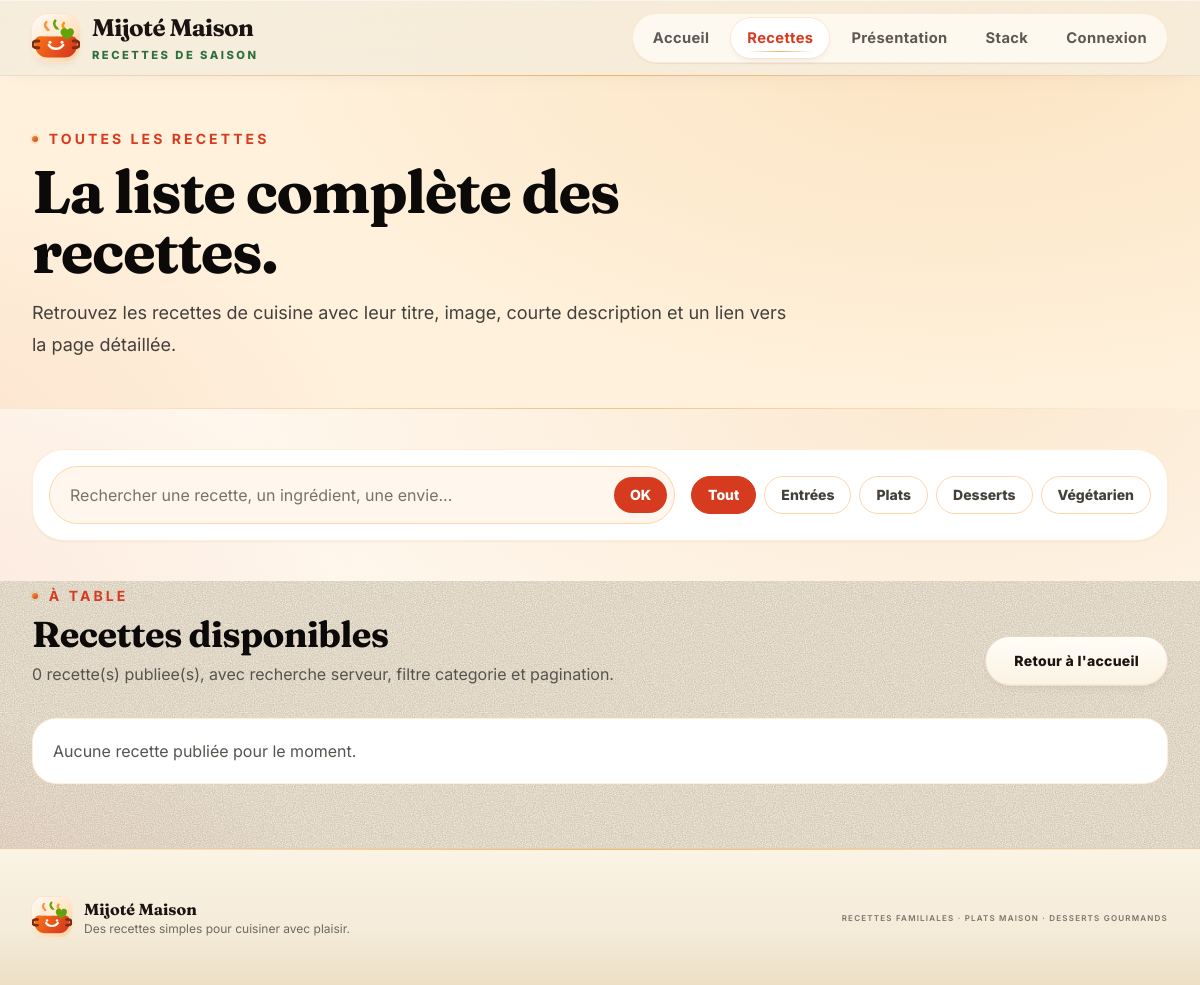
The app's page /recipes.php, older data.
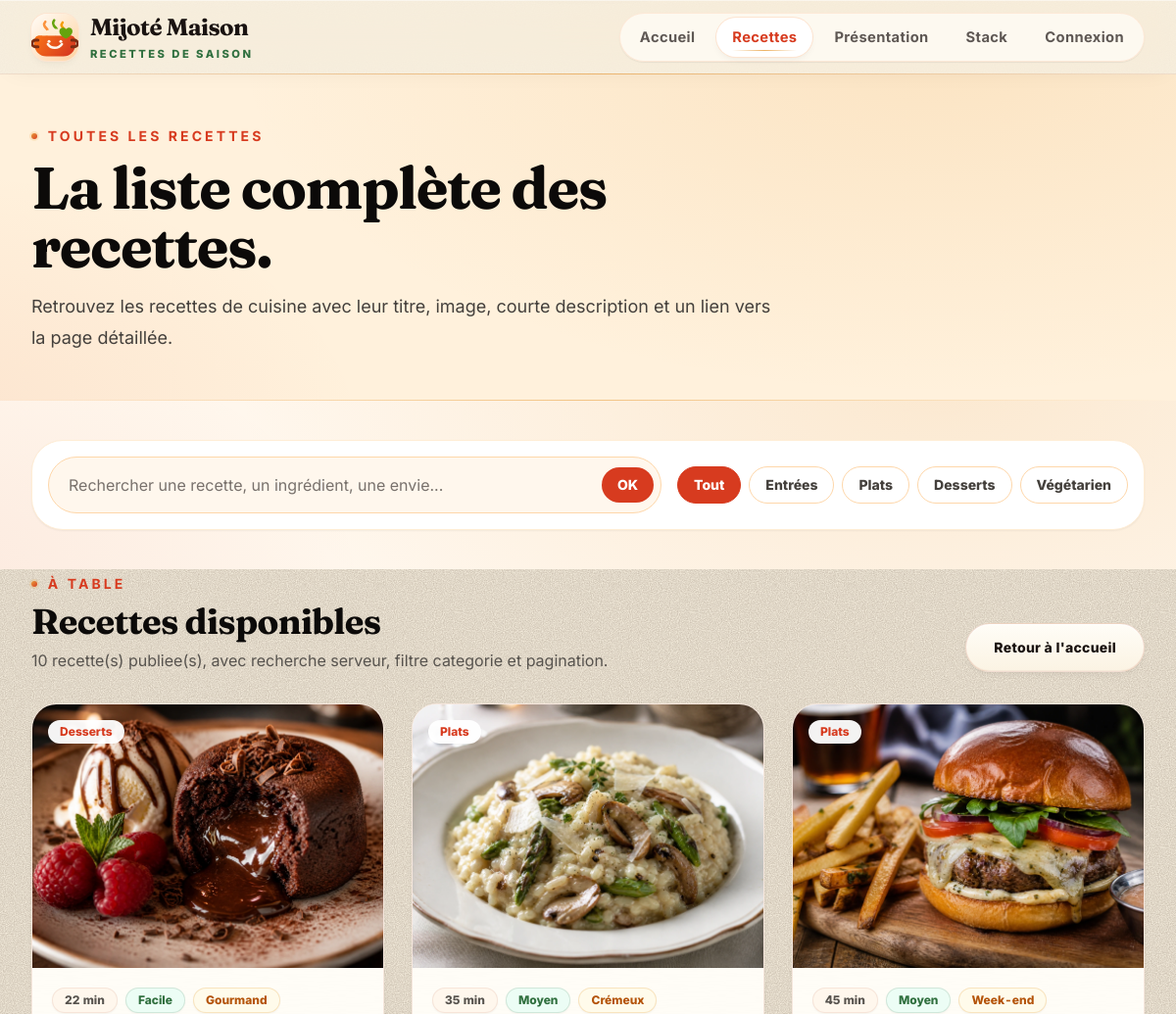
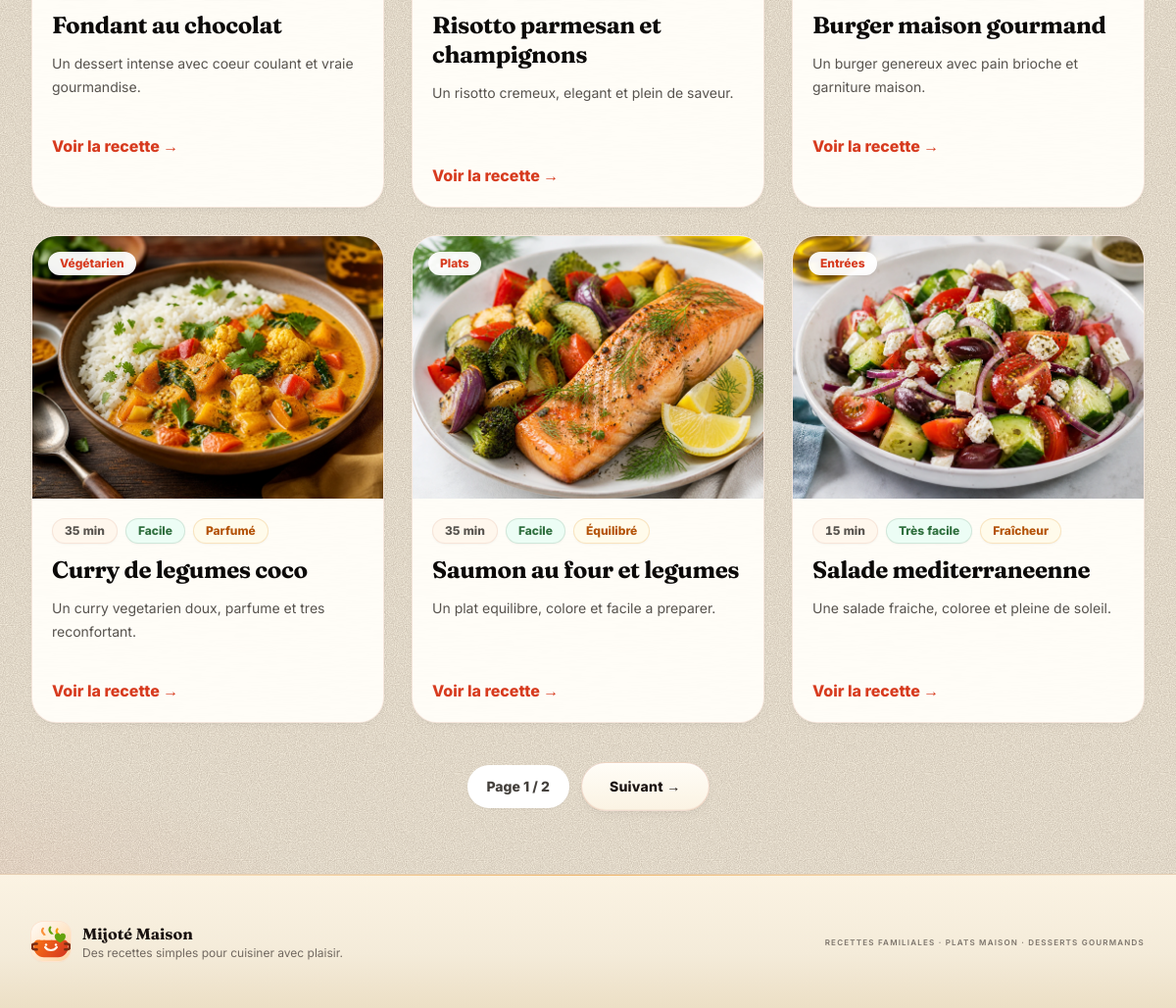
The same page, newer data (2 pictures, top to bottom).
### tables this page shows
CREATE TABLE IF NOT EXISTS recipes (
  id INT AUTO_INCREMENT PRIMARY KEY,
  title VARCHAR(150) NOT NULL,
  slug VARCHAR(180) NOT NULL UNIQUE,
  short_description VARCHAR(300) NOT NULL,
  description TEXT NOT NULL,
  ingredients TEXT NOT NULL,
  preparation_steps TEXT NOT NULL,
  image_path VARCHAR(255) NULL,
  category VARCHAR(40) NOT NULL DEFAULT 'plats',
  status ENUM('draft', 'published', 'archived') NOT NULL DEFAULT 'draft',
  published_at DATETIME NULL,
  view_count INT UNSIGNED NOT NULL DEFAULT 0,
  created_at DATETIME NOT NULL DEFAULT CURRENT_TIMESTAMP,
  updated_at DATETIME NOT NULL DEFAULT CURRENT_TIMESTAMP ON UPDATE CURRENT_TIMESTAMP,
  INDEX idx_recipes_slug (slug),
  INDEX idx_recipes_public (status, category, published_at)
);

### app/config/database.php (called while the page is built, shortened)
<?php
function db(): PDO
{
    $host = env_value('DB_HOST', '127.0.0.1');
    $port = env_value('DB_PORT', '3306');
    $name = env_value('DB_NAME', 'secure_recipes_greta92');
    $user = env_value('DB_USER', 'root');
    $password = env_value('DB_PASSWORD', '');
    $dsn = "mysql:host={$host};port={$port};dbname={$name};charset=utf8mb4";
    $pdo = new PDO($dsn, (string) $user, (string) $password, [
        PDO::ATTR_ERRMODE => PDO::ERRMODE_EXCEPTION,
        PDO::ATTR_DEFAULT_FETCH_MODE => PDO::FETCH_ASSOC,
        PDO::ATTR_EMULATE_PREPARES => false,
    ]);
    return $pdo;
}

### app/repositories/RecipeRepository.php (called while the page is built, shortened)
<?php
final class RecipeRepository
{
    public function published(int $limit = 12, int $offset = 0, string $query = '', string $category = ''): array
    {
        [$where, $params] = $this->publicFilters($query, $category);
        $sql = 'SELECT * FROM recipes ' . $where . ' ORDER BY published_at DESC, created_at DESC, id DESC LIMIT :limit OFFSET :offset';
        $stmt = $this->pdo->prepare($sql);
        $stmt->bindValue(':limit', $limit, PDO::PARAM_INT);
        $stmt->bindValue(':offset', $offset, PDO::PARAM_INT);
        $stmt->execute();
        return $stmt->fetchAll();
    }
    public function countPublished(string $query = '', string $category = ''): int
    {
        [$where, $params] = $this->publicFilters($query, $category);
        $stmt = $this->pdo->prepare('SELECT COUNT(*) FROM recipes ' . $where);
        $stmt->execute($params);
        return (int) $stmt->fetchColumn();
    }
    private function publicFilters(string $query, string $category): array
    {
        $where = ["status = 'published'"];
        $params = [];
        return ['WHERE ' . implode(' AND ', $where), $params];
    }
}

### public/recipes.php (the view, shortened to what the changed rows need)
<?php
require_once BASE_PATH . '/app/config/database.php';
require_once BASE_PATH . '/app/repositories/RecipeRepository.php';
$recipes = [];
$dbError = null;
$query = trim((string) ($_GET['q'] ?? ''));
$category = (string) ($_GET['category'] ?? '');
$page = max(1, (int) ($_GET['page'] ?? 1));
$perPage = 6;
$totalRecipes = 0;
$totalPages = 1;
try {
    $repo = new RecipeRepository(db());
    $totalRecipes = $repo->countPublished($query, $category);
    $totalPages = max(1, (int) ceil($totalRecipes / $perPage));
    $page = min($page, $totalPages);
    $recipes = $repo->published($perPage, ($page - 1) * $perPage, $query, $category);
} catch (Throwable $exception) {
    $dbError = 'Impossible de charger les recettes pour le moment.';
}
$baseParams = [];
function recipes_page_url(array $params): string
{
    $queryString = http_build_query($params);
    return '/recettes' . ($queryString !== '' ? '?' . $queryString : '');
}
?>
<section class="bg-[#fff1dc] py-12">
    <div class="mx-auto max-w-7xl px-4 sm:px-6 lg:px-8">
        <div class="max-w-3xl">
            <h1 class="mt-3 font-serif text-5xl font-bold leading-tight text-stone-950 sm:text-6xl">La liste complète des recettes.</h1>
        </div>
    </div>
</section>
<section class="bg-cream py-10">
    <div class="mx-auto max-w-7xl px-4 sm:px-6 lg:px-8">
        <form class="grid gap-4 rounded-[2rem] border border-orange-100 bg-white p-4 shadow-sm lg:grid-cols-[1fr_auto] lg:items-center" action="/recettes" method="get">
            <div class="flex flex-wrap gap-2">
                <a class="rounded-full border <?= $category === '' ? 'border-tomato bg-tomato text-white' : 'border-orange-200 bg-white text-stone-700' ?> px-4 py-2 text-sm font-extrabold transition" href="<?= e(recipes_page_url($query !== '' ? ['q' => $query] : [])) ?>" data-recipe-filter="all">Tout</a>
                <?php foreach (recipe_categories() as $value => $label): ?>
                    <a class="rounded-full border <?= $category === $value ? 'border-tomato bg-tomato text-white' : 'border-orange-200 bg-white text-stone-700' ?> px-4 py-2 text-sm font-extrabold transition" href="<?= e(recipes_page_url(array_filter(['q' => $query, 'category' => $value], static fn($v) => $v !== ''))) ?>" data-recipe-filter="<?= e($value) ?>"><?= e($label) ?></a>
                <?php endforeach; ?>
            </div>
        </form>
    </div>
</section>
<section class="mx-auto max-w-7xl px-4 pb-16 sm:px-6 lg:px-8">
    <div class="mb-8 flex flex-col gap-3 sm:flex-row sm:items-end sm:justify-between">
        <div>
            <p class="text-sm font-extrabold uppercase tracking-[0.18em] text-tomato">À table</p>
            <h2 class="mt-2 font-serif text-4xl font-bold text-stone-950">Recettes disponibles</h2>
            <p class="mt-2 max-w-2xl text-stone-600"><?= e((string) $totalRecipes) ?> recette(s) publiee(s), avec recherche serveur, filtre categorie et pagination.</p>
        </div>
        <a class="btn-secondary" href="/">Retour à l'accueil</a>
    </div>
    <?php if ($dbError): ?>
        <div class="rounded-3xl border border-amber-200 bg-amber-50 p-5 text-amber-900"><?= e($dbError) ?></div>
    <?php elseif (!$recipes): ?>
        <div class="rounded-3xl border border-orange-100 bg-white p-5 text-stone-600">Aucune recette publiée pour le moment.</div>
    <?php else: ?>
        <div class="grid gap-7 sm:grid-cols-2 lg:grid-cols-3">
            <?php foreach ($recipes as $recipe): ?>
                <?php $meta = recipe_public_meta($recipe['slug'] ?? null); ?>
                <article class="group overflow-hidden rounded-[1.6rem] border border-orange-100 bg-white shadow-sm transition hover:-translate-y-1 hover:shadow-xl hover:shadow-orange-900/10" data-recipe-card data-category="<?= e($recipe['category'] ?? $meta['category']) ?>" data-search="<?= e($recipe['title'] . ' ' . $recipe['short_description'] . ' ' . $recipe['ingredients'] . ' ' . recipe_category_label($recipe['category'] ?? null) . ' ' . $meta['tag']) ?>">
                    <a href="<?= e(recipe_url((string) $recipe['slug'])) ?>" class="block">
                        <div class="relative">
                            <img class="aspect-[4/3] w-full object-cover transition duration-500 group-hover:scale-105" src="<?= e(recipe_image_url($recipe['image_path'])) ?>" alt="">
                            <span class="absolute left-4 top-4 rounded-full bg-white/95 px-3 py-1 text-xs font-extrabold text-tomato shadow-sm"><?= e(recipe_category_label($recipe['category'] ?? null)) ?></span>
                        </div>
                        <div class="p-5">
                            <div class="mb-3 flex flex-wrap gap-2 text-xs font-extrabold text-stone-600">
                                <span class="rounded-full bg-orange-50 px-3 py-1"><?= e($meta['time']) ?></span>
                                <span class="rounded-full bg-emerald-50 px-3 py-1 text-herb"><?= e($meta['level']) ?></span>
                                <span class="rounded-full bg-amber-50 px-3 py-1 text-amber-700"><?= e($meta['tag']) ?></span>
                            </div>
                            <h3 class="font-serif text-2xl font-bold leading-tight text-stone-950"><?= e($recipe['title']) ?></h3>
                            <p class="mt-3 min-h-16 text-sm leading-6 text-stone-600"><?= e($recipe['short_description']) ?></p>
                            <span class="mt-5 inline-flex font-extrabold text-tomato">Voir la recette →</span>
                        </div>
                    </a>
                </article>
            <?php endforeach; ?>
        </div>
        <?php if ($totalPages > 1): ?>
            <nav class="mt-10 flex flex-wrap items-center justify-center gap-3" aria-label="Pagination recettes">
                <span class="rounded-full bg-white px-5 py-3 text-sm font-extrabold text-stone-700 shadow-sm">Page <?= e($page) ?> / <?= e($totalPages) ?></span>
                <?php if ($page < $totalPages): ?>
                    <a class="btn-secondary" href="<?= e(recipes_page_url($baseParams + ['page' => $page + 1])) ?>">Suivant →</a>
                <?php endif; ?>
            </nav>
        <?php endif; ?>
    <?php endif; ?>
</section>

Row changes from the older to the newer data that the page shows:
now on this page (row edited): recipes: image_path (picture), category "Desserts", slug "22 min", slug "Facile", slug "Gourmand", title "Fondant au chocolat", short_description "Un dessert intense avec coeur coulant et vraie gourmandise."
now on this page (row edited): recipes: image_path (picture), category "Plats", slug "35 min", slug "Moyen", slug "Crémeux", title "Risotto parmesan et champignons", short_description "Un risotto cremeux, elegant et plein de saveur."
now on this page (row edited): recipes: image_path (picture), category "Plats", slug "45 min", slug "Moyen", slug "Week-end", title "Burger maison gourmand", short_description "Un burger genereux avec pain brioche et garniture maison."
now on this page (row edited): recipes: image_path (picture), category "Végétarien", slug "35 min", slug "Facile", slug "Parfumé", title "Curry de legumes coco", short_description "Un curry vegetarien doux, parfume et tres reconfortant."
now on this page (row edited): recipes: image_path (picture), category "Plats", slug "35 min", slug "Facile", slug "Équilibré", title "Saumon au four et legumes", short_description "Un plat equilibre, colore et facile a preparer."
now on this page (row edited): recipes: image_path (picture), category "Entrées", slug "15 min", slug "Très facile", slug "Fraîcheur", title "Salade mediterraneenne", short_description "Une salade fraiche, coloree et pleine de soleil."
Text that changed along with them:
$totalRecipes: "0" → "10"
$page: (not shown) → "1"
$totalPages: (not shown) → "2"
text no longer shown: "Aucune recette publiée pour le moment."
text now shown: "Page / Suivant →"
